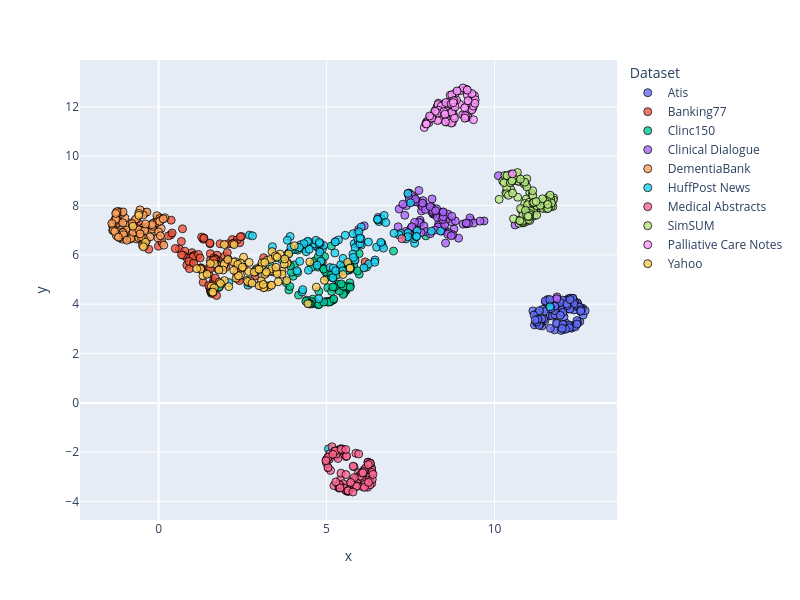

Write notebook code for a chart like this one.
### Code cell
dimensionality_reduction_plots(file_paths="./outputsAll/*/mda_dim_scores.csv", file_name = 'AllMda')
